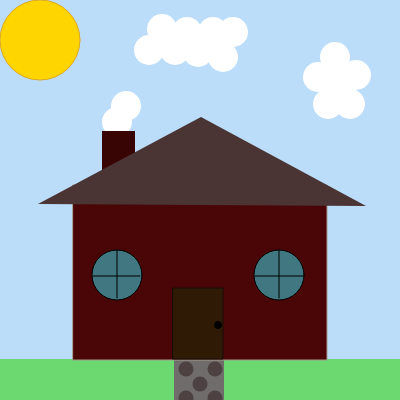
Frame 1 (no input)
Frame 60 (no input): identical to frame 1, image omitted
Frame 120 (the mouse pressed at the canvas centre since frame 60): identical to frame 1, image omitted

The p5.js sketch that drew this single still picture (run headless with seeded random() and noise() and a simulated clock; from frame 60 on, the mouse is pressed at the canvas centre):

// p5.js sketch
// ── sketch.js
/* House drawing
Drawing a house
Andrea 2017-01-10*/

function setup() {
  createCanvas(400, 400);
}


draw = function() {
    
background(187, 221, 250);//sky
//sun
stroke(222, 167, 27);
fill(255, 213, 0);
ellipse(40, 40, 80, 80);

//cloud
noStroke();
fill(255, 255, 255);

ellipse(117, 122, 30, 30);
ellipse(126, 106, 30, 30);

ellipse(149, 50, 30, 30);
ellipse(175, 50, 30, 30);
ellipse(162, 29, 30, 30);
ellipse(187, 32, 30, 30);
ellipse(198, 52, 30, 30);
ellipse(213, 32, 30, 30);
ellipse(223, 57, 30, 30);
ellipse(233, 32, 30, 30);

ellipse(328, 104, 30, 30);
ellipse(350, 104, 30, 30);
ellipse(338, 81, 30, 30);
ellipse(318, 77, 30, 30);
ellipse(356, 75, 30, 30);
ellipse(335, 57, 30, 30);

//grass
noStroke();
fill(108, 217, 112);
rect(0, 359, 400, 61);


//path
noStroke();
fill(112, 108, 108);
rect(174, 359, 50, 60);
fill(77, 65, 65);
ellipse(215, 369, 15, 15);
ellipse(200, 384, 15, 15);
ellipse(186, 369, 15, 15);
ellipse(215, 398, 15, 15);
ellipse(186, 398, 15, 15);


//house main
stroke(168, 154, 141);
fill(74, 6, 6);
rect(73, 185, 254, 175);

//chimney 
noStroke();
fill(56, 4, 4);
rect(102, 131, 33, 50);

//roof
noStroke();
fill(74, 52, 52);
triangle(201, 117, 38, 204, 366, 206);

//door
stroke(20, 14, 9);
fill(46, 26, 5);
rect(173, 288, 50, 71);

//door knob
stroke(0, 0, 0);
fill(0, 0, 0);
ellipse(218, 325, 7, 7);

//windows

fill(64, 119, 128);
ellipse(117, 275, 50, 50);
ellipse(279, 275, 50, 50);
line(117, 250, 117, 298);
line(279, 250, 279, 298);
line(93, 276, 140, 276);
line(303, 276, 255, 276);


};
